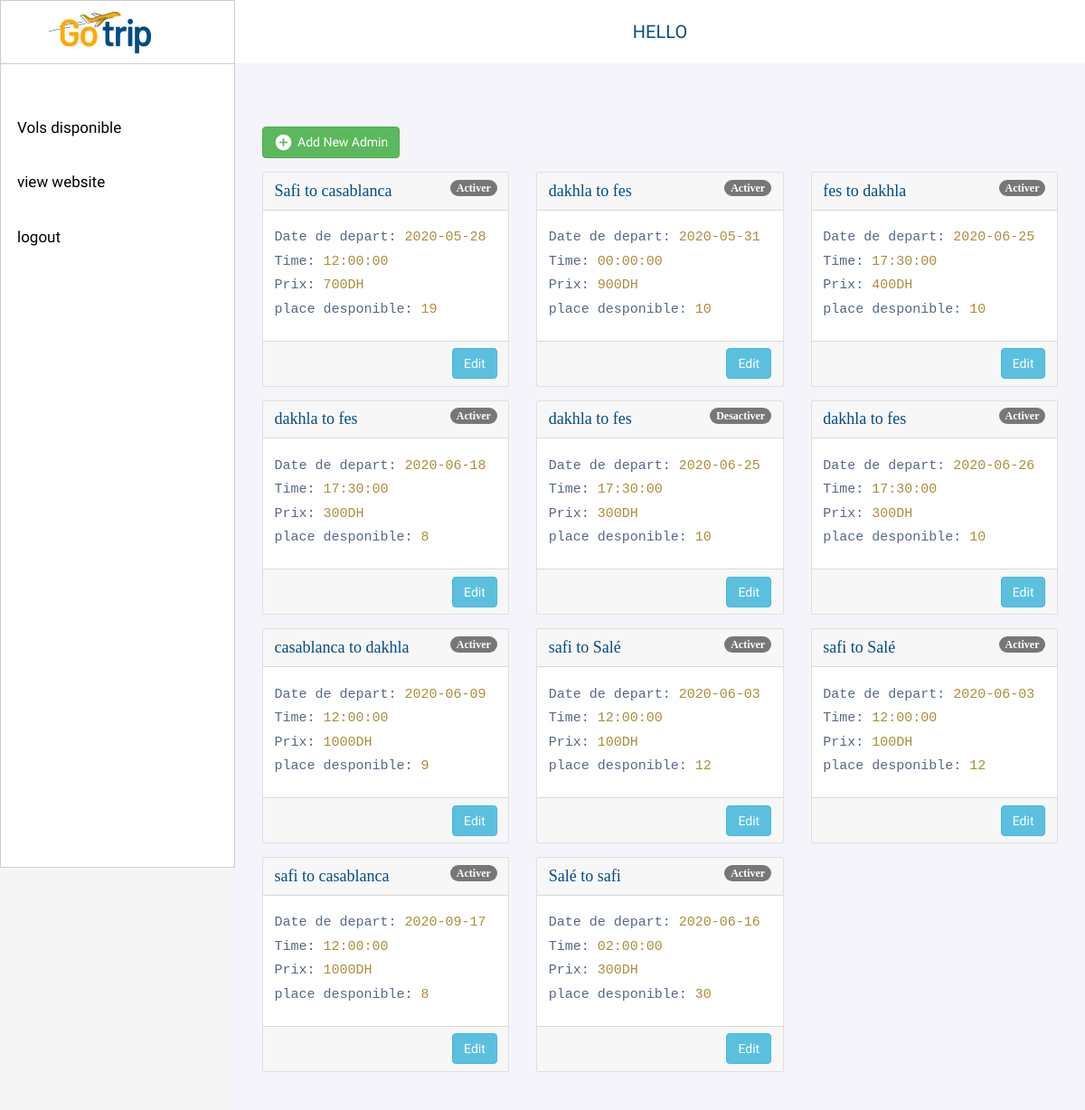
The app's page /adminprofil.php with its own data.
### tables this page shows
CREATE TABLE `vols` (
  `idVol` int(11) NOT NULL,
  `depart` varchar(200) NOT NULL,
  `destination` varchar(200) NOT NULL,
  `date_depart` date NOT NULL,
  `time` time NOT NULL,
  `prix` float NOT NULL,
  `place_disponible` int(11) NOT NULL,
  `status` varchar(12) NOT NULL
);

### adminprofil.php (the view, shortened to what this page needs)
<?php
include "source/header.php";
include "source/DB_connection.php";
$query = mysqli_query($db, "SELECT * from vols");
?>
<div class="session">
    <?php echo "HELLO" . ' ' . $grade . ' ' . $_SESSION['user']['username']; ?>
</div>
</nav>
<div class="boxContent">
    <div class="firstRow">
        <div class="addbtn">
            <a href="#addEmployeeModal" class="btn btn-success" data-toggle="modal"><i class="material-icons">&#xE147;</i> <span>Add New Admin</span></a>
        </div>
        <div class="row row-cols-1 row-cols-md-3">
            <?php while ($row = mysqli_fetch_array($query)) {  ?>
                <div class="col mb-4">
                    <div class="card h-100">
                        <div class="card-header"><?php echo $row['depart'] . ' ' . 'to' . ' ' . $row['destination']; ?>
                            <span class="badge badge-primary"><?php echo $row['status']; ?></span>
                        </div>
                        <div class="card-body">
                            <h5 class="card-title">Date de depart: <span><?php echo $row['date_depart']; ?></span></h5>
                            <h5 class="card-text">Time: <span><?php echo $row['time']; ?></span></h5>
                            <h5 class="card-text">Prix: <span><?php echo $row['prix']; ?>DH</span></h5>
                            <h5 class="card-text">place desponible: <span><?php echo $row['place_disponible']; ?></span></h5>
                        </div>
                        <div class="card-footer"><a href="vols_admin.php?id=<?php echo $row['idVol']; ?>" class="btn btn-info float-right"> Edit </a>
                        </div>
                    </div>
                </div>
            <?php  }  ?>
        </div>
        </body>
        </html>

### source/header.php (shortened to what this page needs)
<!DOCTYPE html>
<html lang="en">
<head>
    <link rel="stylesheet" href="https://stackpath.bootstrapcdn.com/bootstrap/4.5.0/css/bootstrap.min.css">
    <link rel="stylesheet" href="https://maxcdn.bootstrapcdn.com/font-awesome/4.7.0/css/font-awesome.min.css">
    <link rel="stylesheet" href="https://maxcdn.bootstrapcdn.com/bootstrap/3.3.7/css/bootstrap.min.css">
    <link rel="stylesheet" href="css/head.css">
    <link rel="stylesheet" href="css/admin.css">
    <link rel="stylesheet" href="css/vols.css">
</head>
<body>
    <div class="sideBarre">
        <div class="sideBarre__logo">
            <img src="images/logo.png" alt="">
        </div>
        <div class="sideBarre__menu">
            <ul>
                <li><a href="adminprofil.php">Vols disponible</a></li>
                <li><a href="index.php">view website</a></li>
                <li><a href="controller/logout.php">logout</a></li>
            </ul>
        </div>
    </div>
    <div class="mainContent">
        <nav>

### css/head.css (style rules this page uses)
:root { --color-white: white; --color-black: black; --color-grey: #CECECE; --color-primary: #7385F2; }
* { margin: 0; padding: 0; box-sizing: border-box; }
body { font-family: 'Roboto', sans-serif; }
.sideBarre { width: 260px; height: 120vh; background-color:var(--color-white); border: 1px solid var(--color-grey); position: fixed; }
.sideBarre__logo { display: flex; height: 70px; align-items: center; justify-content: center; margin-bottom: 40px; margin-left: -40px; border-bottom: 1px solid var(--color-grey); }
.sideBarre__menu ul li { list-style: none; padding: 18px; }
.sideBarre__menu ul li a { text-decoration: none; color: var(--color-black); font-size: 17px; }
.mainContent { background-color:#F4F4FA;; min-height: 100px; margin-left: 260px; }
.mainContent nav { height: 70px; background-color: var(--color-white); padding: 0 30px; }
.session { font-size: 10pw; }
.boxContent { padding: 70px 30px; }

### css/admin.css (style rules this page uses)
body { color: #566787; background: #f5f5f5; font-family: 'Varela Round', sans-serif; font-size: 13px; }
.session { display: flex; height: 70px; align-items: center; justify-content: center; color: #024c86; font-size: 20px; text-transform: uppercase; }

### css/vols.css (style rules this page uses)
.card-body { margin-bottom: 13px; }
.card-body h5 { font-size: 15px; font-family: monospace; }
.card-body span { color: #ab8d39; }
.card-header { color: #024c86; font-size: 18px; font-family: cursive; }
.addbtn { margin-bottom: 15px; }
.btn i { float: left; font-size: 21px; margin-right: 5px; }
.badge { float: right; }

### records on screen
vols: depart "Safi", destination "casablanca", status "Activer", date_depart "2020-05-28", time "12:00:00", prix "700", place_disponible "19"
vols: depart "dakhla", destination "fes", status "Activer", date_depart "2020-05-31", time "00:00:00", prix "900", place_disponible "10"
vols: depart "fes", destination "dakhla", status "Activer", date_depart "2020-06-25", time "17:30:00", prix "400", place_disponible "10"
vols: depart "dakhla", destination "fes", status "Activer", date_depart "2020-06-18", time "17:30:00", prix "300", place_disponible "8"
vols: depart "dakhla", destination "fes", status "Desactiver", date_depart "2020-06-25", time "17:30:00", prix "300", place_disponible "10"
vols: depart "dakhla", destination "fes", status "Activer", date_depart "2020-06-26", time "17:30:00", prix "300", place_disponible "10"
vols: depart "casablanca", destination "dakhla", status "Activer", date_depart "2020-06-09", time "12:00:00", prix "1000", place_disponible "9"
vols: depart "safi", destination "Salé", status "Activer", date_depart "2020-06-03", time "12:00:00", prix "100", place_disponible "12"
vols: depart "safi", destination "Salé", status "Activer", date_depart "2020-06-03", time "12:00:00", prix "100", place_disponible "12"
vols: depart "safi", destination "casablanca", status "Activer", date_depart "2020-09-17", time "12:00:00", prix "1000", place_disponible "8"
vols: depart "Salé", destination "safi", status "Activer", date_depart "2020-06-16", time "02:00:00", prix "300", place_disponible "30"
